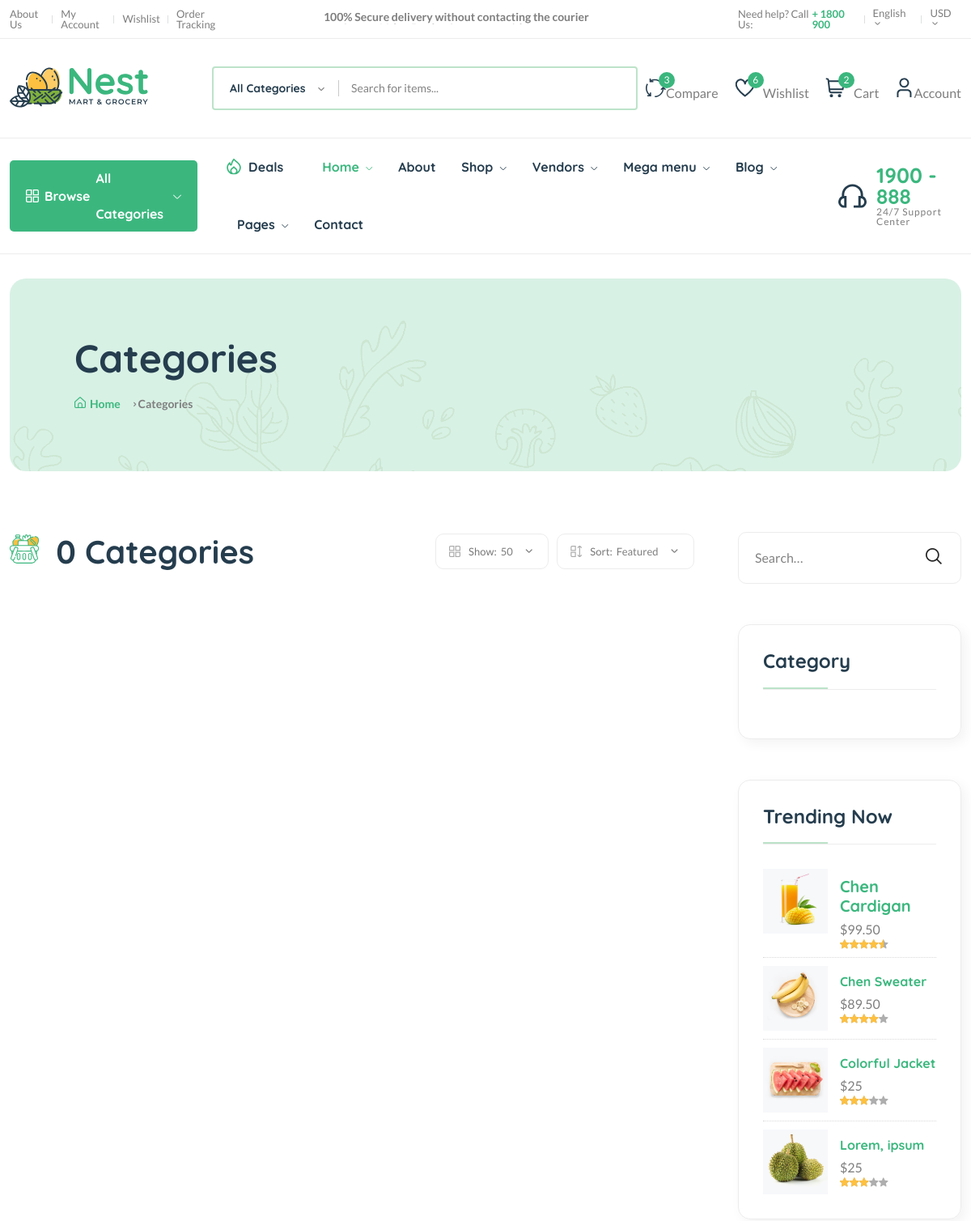
The page /category/ (upper part) on the database as committed earlier.
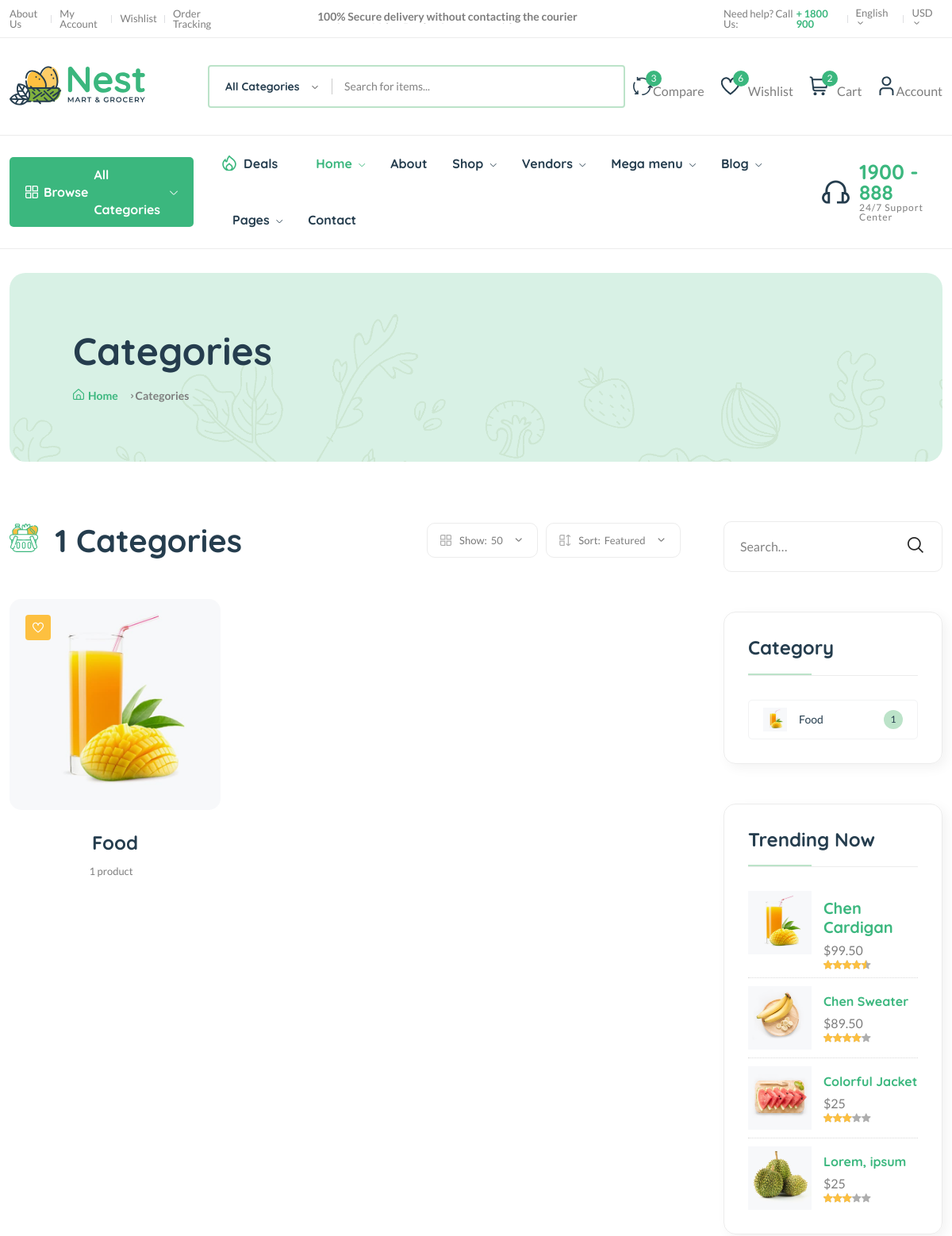
The same page on the database as committed later.
### core/models.py (models this page shows, shortened)
class Category(models.Model):
    cid = ShortUUIDField(unique=True, length=10, max_length=20, prefix="cat", alphabet="abcdefgh12345")
    title = models.CharField(max_length=100, default="Food")
    image = models.ImageField(upload_to="category", default="category.jpg")
    class Meta:
        verbose_name_plural = "Categories"

### core/views.py (the view)
# urls.py: path("category/", category_list_view, name="category-list"),
def category_list_view(request):
    categories = Category.objects.all()
    context = {
        "categories": categories,
    }
    return render(request, 'core/category-list.html', context)

### templates/core/category-list.html (shortened to what the changed rows need)
{% extends 'core/partials/base.html' %}
{% load static %}
{% block content %}
    <main class="main">
        <div class="page-header mt-30 mb-75">
            <div class="container">
                <div class="archive-header">
                    <div class="row align-items-center">
                        <div class="col-xl-3">
                            <h1 class="mb-15">Categories</h1>
                        </div>
                    </div>
                </div>
            </div>
        </div>
        <div class="page-content mb-50">
            <div class="container">
                <div class="row">
                    <div class="col-lg-9">
                        <div class="shop-product-fillter mb-50 pr-30">
                            <div class="totall-product">
                                <h2>
                                    <img class="w-36px mr-10" src="assets/imgs/theme/icons/category-1.svg" alt="" />
                                    {{categories.count}} Categories
                                </h2>
                            </div>
                        </div>
                        <div class="loop-grid pr-30">
                            <div class="row">
                                {% for c in categories %}
                                <article class="col-xl-4 col-lg-6 col-md-6 text-center hover-up mb-30 animated">
                                    <div class="post-thumb">
                                        <a href="blog-post-right.html">
                                            <img class="border-radius-15" src="{{c.image.url}}" alt="" />
                                        </a>
                                        <div class="entry-meta">
                                            <a class="entry-meta meta-2" href="blog-category-grid.html"><i class="fi-rs-heart"></i></a>
                                        </div>
                                    </div>
                                    <div class="entry-content-2">
                                        <h4 class="post-title mb-15">
                                            <a href="blog-post-right.html">{{ c.title }}</a>
                                        </h4>
                                        <div class="entry-meta font-xs color-grey mt-10 pb-10">
                                            <div>
                                                <span class="hit-count mr-10">{{c.category.count}} product{{c.category.count|pluralize}}</span>
                                            </div>
                                        </div>
                                    </div>
                                </article>
                                {% endfor %}
                            </div>
                        </div>
                    </div>
                    <div class="col-lg-3 primary-sidebar sticky-sidebar">
                        <div class="widget-area">
                            <div class="sidebar-widget widget-category-2 mb-50">
                                <ul>
                                    {% for c in categories %}
                                    <li>
                                        <a href="shop-grid-right.html"> <img src="{{c.image.url}}" alt="" />{{c.title}}</a><span class="count">{{c.category.count}}</span>
                                    </li>
                                    {% endfor %}
                                </ul>
                            </div>
                        </div>
                    </div>
                </div>
            </div>
        </div>
    </main>
{% endblock content %}

Rows that differ between the two databases and show on the page:
added Category: image (picture), title "Food", category.count "1"
Other text that changed with them:
{{ categories.count }}: "0" → "1"
